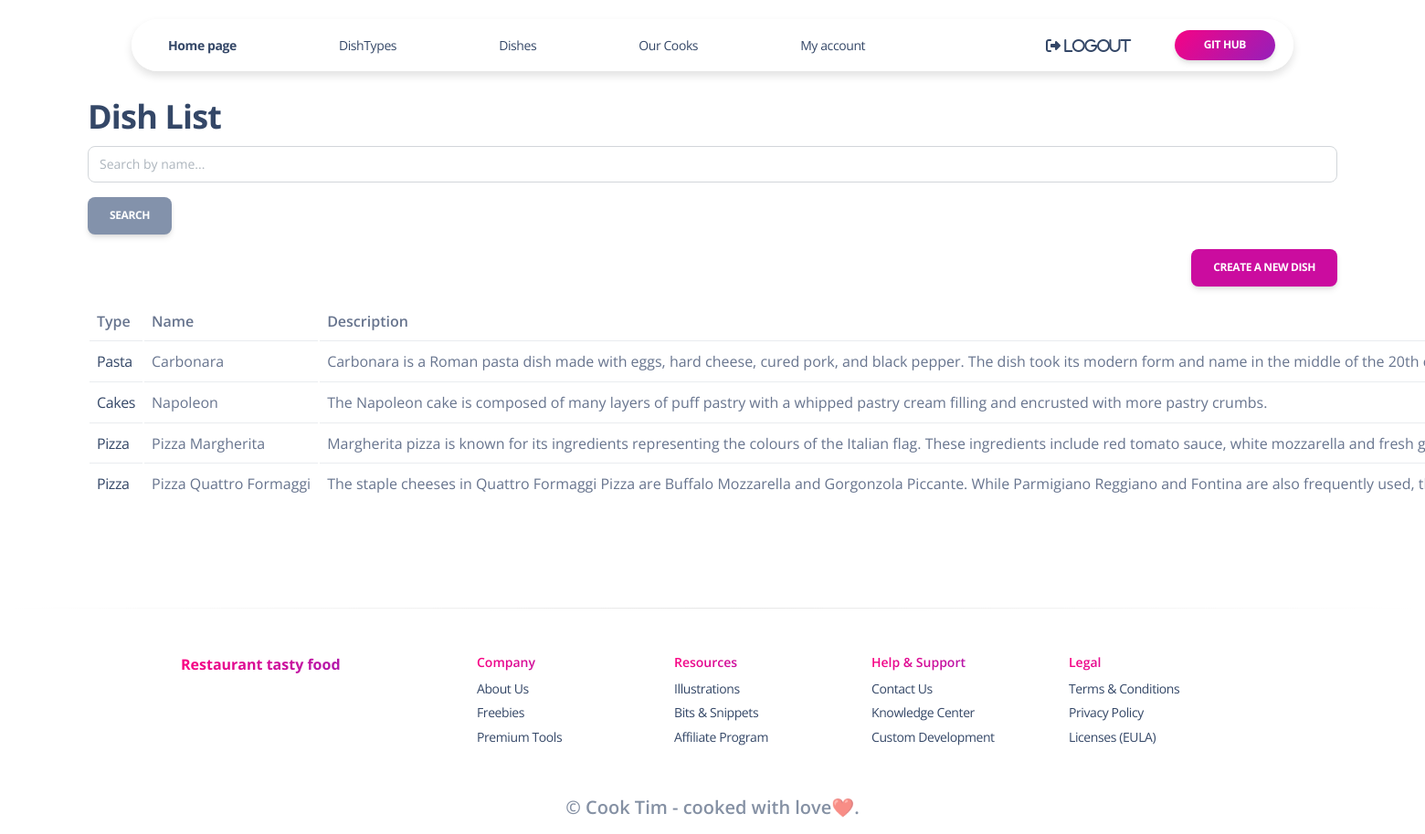
The page /dishes/ (signed in) on the database as committed earlier.
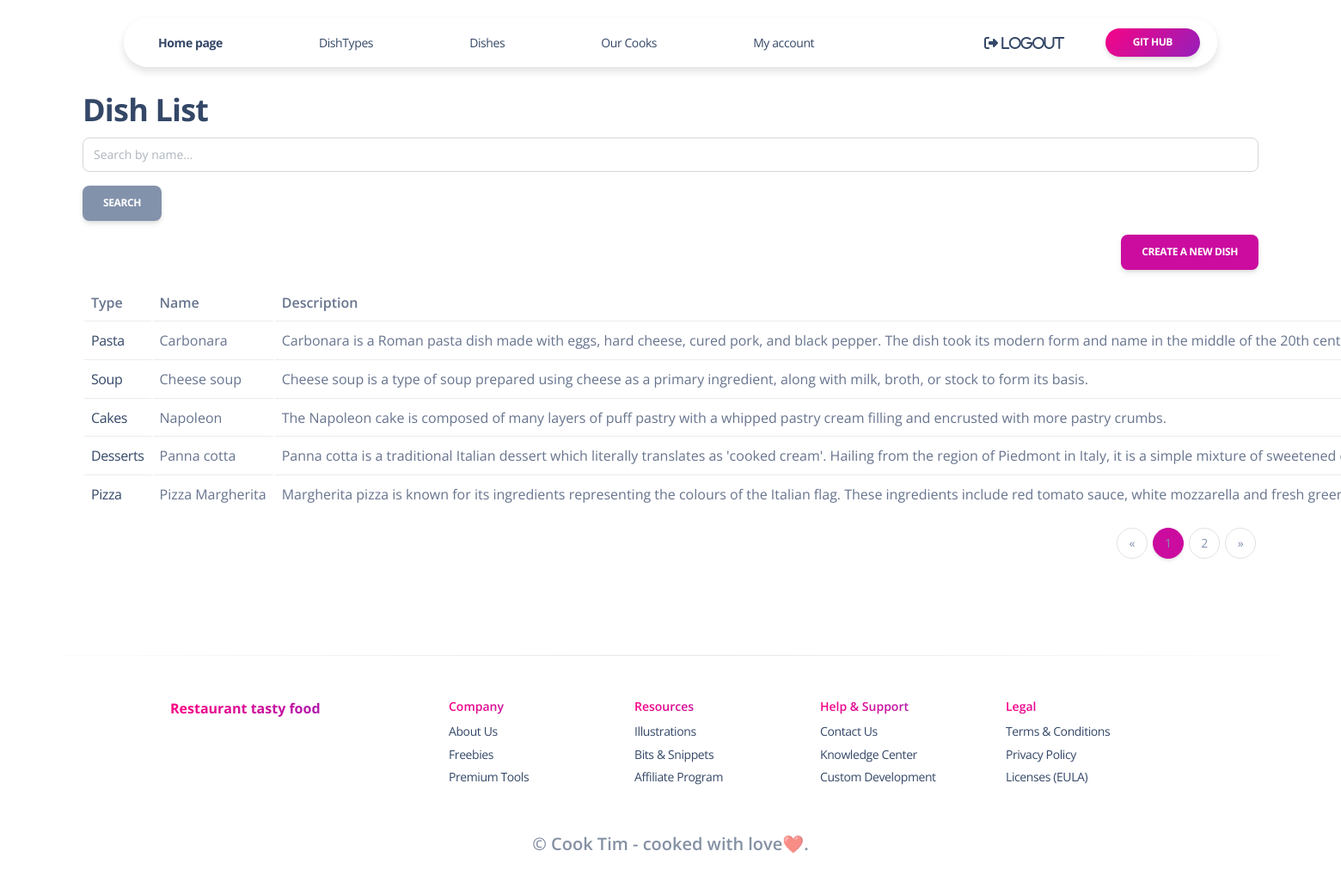
The same page on the database as committed later.
### kitchen/models.py (models this page shows, shortened)
class Dish(models.Model):
    name = models.CharField(max_length=63)
    description = models.TextField(max_length=255)
    price = models.DecimalField(max_digits=5, decimal_places=2)
    dish_type = models.ForeignKey(DishType, on_delete=models.CASCADE, related_name="dishes")
    cooks = models.ManyToManyField(settings.AUTH_USER_MODEL, related_name="dishes")
    class Meta:
        ordering = ["name"]

class DishType(models.Model):
    name = models.CharField(max_length=63, unique=True)
    class Meta:
        ordering = ["name"]
    def __str__(self) -> str:
        return self.name

### kitchen/views.py (the view)
# urls.py: path("dishes/", DishListView.as_view(), name="dish-list"),
class DishListView(LoginRequiredMixin, generic.ListView):
    model = Dish
    paginate_by = 5
    def get_context_data(self, *, object_list=None, **kwargs):
        context = super(DishListView, self).get_context_data(**kwargs)
        name = self.request.GET.get("name", "")
        context["search_form"] = DishSearchForm(initial={
            "name": name
        })
        return context
    def get_queryset(self):
        queryset = Dish.objects.select_related("dish_type")
        form = DishSearchForm(self.request.GET)
        if form.is_valid():
            return queryset.filter(
                name__icontains=form.cleaned_data["name"]
            )
        return queryset

### kitchen/forms.py
class DishSearchForm(forms.Form):
    name = forms.CharField(
        max_length=255,
        required=False,
        label="",
        widget=forms.TextInput(attrs={"placeholder": "Search by name..."})
    )

### kitchen/templatetags/query_transform.py (called while the page is built)
@register.simple_tag
def query_transform(request, **kwargs):
    updated = request.GET.copy()
    for key, value in kwargs.items():
        if value is not None:
            updated[key] = value
        else:
            updated.pop(key, 0)
    return updated.urlencode()

### templates/kitchen/dish_list.html (shortened to what this page needs)
{% extends "base.html" %}
{% load crispy_forms_filters %}
{% block content %}
  <h2>Dish List</h2>
  <form action="" method="get" class="form-inline">
  {{ search_form|crispy }}
    <input class="btn btn-secondary" type="submit" value="Search">
  </form>
  {% if dish_list %}
    <table class="table" style="width: 100%; max-width: none;">
      <tr>
        <th>Type</th>
        <th>Name</th>
        <th>Description</th>
      </tr>
      {% for dish in dish_list %}
        <tr>
          <td><a href={% url 'kitchen:dish-detail' pk=dish.id %}>{{ dish.dish_type }}</a></td>
          <td>{{ dish.name }}</td>
          <td >{{ dish.description }}</td>
        </tr>
      {% endfor %}
      <a style="float: right"
         href="{% url 'kitchen:dish-create' %}"
         class="btn btn-primary">Create a new dish
      </a>
    </table>
  {% else %}
    <p>There are no cars in kitchen</p>
  {% endif %}
{% endblock %}

Rows that differ between the two databases and show on the page:
no longer on this page (row unchanged): Dish: dish_type "Pizza", name "Pizza Quattro Formaggi", description "The staple cheeses in Quattro Formaggi Pizza are Buffalo Mozzarella and Gorgonzola Piccante. While Parmigiano Reggiano and Fontina are also frequently used,…"
added Dish: dish_type "Soup", name "Cheese soup", description "Cheese soup is a type of soup prepared using cheese as a primary ingredient, along with milk, broth, or stock to form its basis."
added Dish: dish_type "Desserts", name "Panna cotta", description "Panna cotta is a traditional Italian dessert which literally translates as 'cooked cream'. Hailing from the region of Piedmont in Italy, it is a simple mixture of sweetened…"
Other text that changed with them:
new list line: "1"
new list line: "2"
